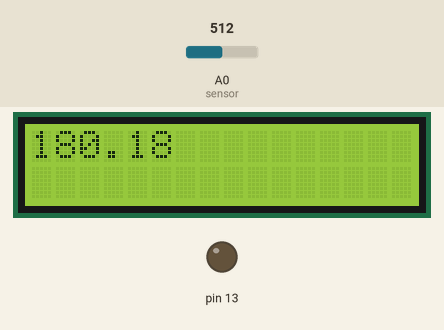
A sketch run on a simulated Arduino Uno, built with avr-gcc and run on an emulated ATmega328P. On the bench: 16×2 character LCD, output pins drawn as LEDs (lit = HIGH). The test bench sets the inputs (shaded band); at power-on: A0 (sensor) = 512. What the sketch prints to the serial monitor is not drawn.

Above: at 1.3 s.
1.4 s: A0 (sensor) set to 95
At 5.0 s:
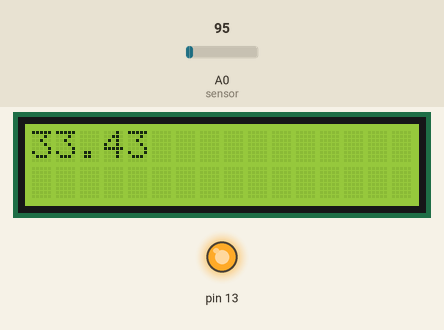
5.9 s: A0 (sensor) set to 85
At 9.3 s:
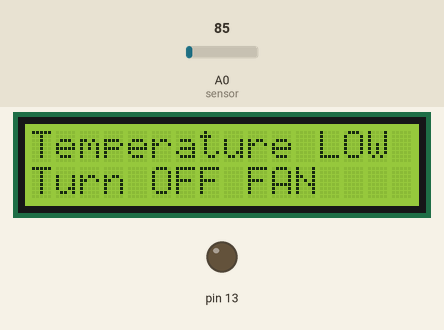
13.6 s: A0 (sensor) set to 122
At 16.2 s:
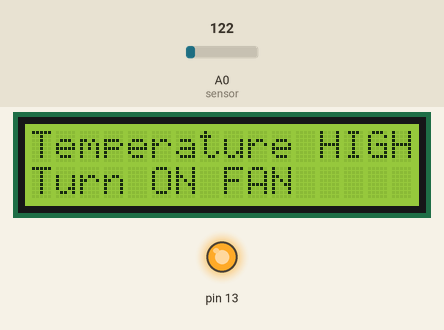
Timing chart, 0 to 17.7 s (numbered marks = the images above; inputs shaded):
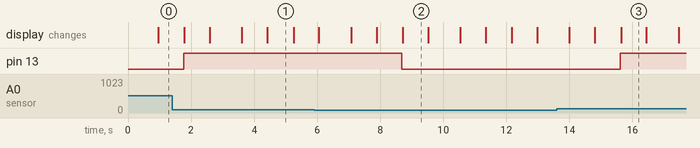

The sketch:

tempracter.ino
```cpp
#include <LiquidCrystal_I2C.h>

LiquidCrystal_I2C lcd(0x27,20,4);  // set the LCD address to 0x27 for a 16 chars and 2 line display


const int sensor=A0; // Assigning analog pin A1 to variable 'sensor'
float tempc; //variable to store temperature in degree Celsius
float tempf; //variable to store temperature in Fahreinheit
float vout; //temporary variable to hold sensor reading
//const int rs = 12, en = 11, d4 = 5, d5 = 2, d6 = 3, d7 = 4;
//LiquidCrystal lcd(rs, en, d4, d5, d6, d7);
void setup()
{
pinMode(sensor,INPUT); // Configuring pin A1 as input
pinMode(13,OUTPUT);
 lcd.init();
 lcd.backlight();
lcd.begin(16, 2);
Serial.begin(9600);
}
void loop()
{
vout=analogRead(sensor);
vout=(vout*360)/1023;
Serial.println(vout);
tempc=vout; // Storing value in Degree Celsius
tempf=(vout*1.8)+32; // Converting to Fahrenheit
lcd.print("Wellcome");
lcd.setCursor(0,1);
lcd.print("Temp in DegreeC=");
delay(800);
lcd.clear();
lcd.print(tempc);
delay(800);
lcd.clear();

//Serial.println(vout--);
if (vout>32 ){
 digitalWrite(13,HIGH);
//Temperature controlled fan kit

 Serial.println("Temperature HIGH");
 Serial.println("FAN is ON");
 lcd.print("Temperature HIGH");
 lcd.setCursor(0, 1);
 lcd.print("Turn ON FAN");
 delay(800);
 lcd.clear();

delay(1000);
}
else{
 digitalWrite(13,LOW);
Serial.print("in DegreeC=");
lcd.print("Temperature LOW");
lcd.setCursor(0,1);
lcd.print("Turn OFF FAN");
delay(800);
lcd.clear();
delay(1000);
}
}
```

Measured:
- the behaviour switches between 91 and 90 on A0 (sensor) (found by bisection; images 1 and 2)
- after the input at 5.9 s, pin 13: HIGH → LOW after 2.8 s
- after the input at 13.6 s, pin 13: LOW → HIGH after 2.0 s
- what the display in image 1 shows lasts 0.9 s, from 4.4 s to 5.3 s
